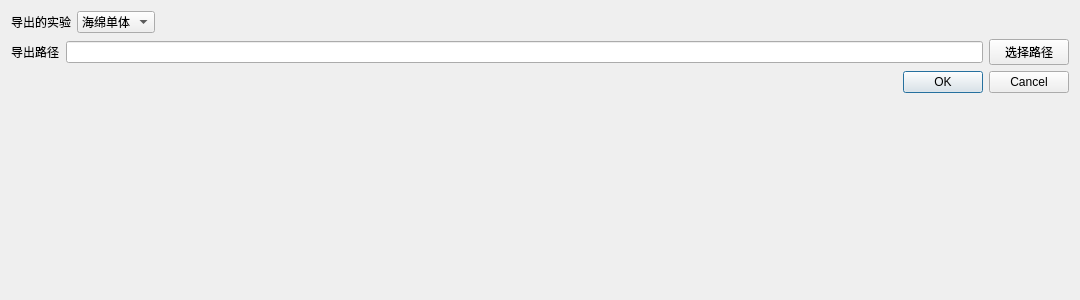
<?xml version="1.0" encoding="UTF-8"?>
<ui version="4.0">
 <class>Export</class>
 <widget class="QDialog" name="Export">
  <property name="geometry">
   <rect>
    <x>0</x>
    <y>0</y>
    <width>1080</width>
    <height>300</height>
   </rect>
  </property>
  <property name="windowTitle">
   <string>Dialog</string>
  </property>
  <layout class="QHBoxLayout" name="horizontalLayout_3">
   <item>
    <layout class="QVBoxLayout" name="verticalLayout">
     <item>
      <layout class="QHBoxLayout" name="horizontalLayout">
       <item>
        <widget class="QLabel" name="label">
         <property name="text">
          <string>导出的实验</string>
         </property>
        </widget>
       </item>
       <item>
        <widget class="QComboBox" name="comboBox_expr">
         <item>
          <property name="text">
           <string>海绵单体</string>
          </property>
         </item>
         <item>
          <property name="text">
           <string>面源斑块</string>
          </property>
         </item>
         <item>
          <property name="text">
           <string>海绵地块</string>
          </property>
         </item>
        </widget>
       </item>
       <item>
        <spacer name="horizontalSpacer">
         <property name="orientation">
          <enum>Qt::Horizontal</enum>
         </property>
         <property name="sizeHint" stdset="0">
          <size>
           <width>40</width>
           <height>20</height>
          </size>
         </property>
        </spacer>
       </item>
      </layout>
     </item>
     <item>
      <layout class="QHBoxLayout" name="horizontalLayout_2">
       <item>
        <widget class="QLabel" name="label_2">
         <property name="text">
          <string>导出路径</string>
         </property>
        </widget>
       </item>
       <item>
        <widget class="QLineEdit" name="lineEdit_filepath">
         <property name="placeholderText">
          <string/>
         </property>
        </widget>
       </item>
       <item>
        <widget class="QPushButton" name="pushButton_select_filepath">
         <property name="text">
          <string>选择路径</string>
         </property>
         <property name="default">
          <bool>false</bool>
         </property>
         <property name="flat">
          <bool>false</bool>
         </property>
        </widget>
       </item>
      </layout>
     </item>
     <item>
      <widget class="QDialogButtonBox" name="buttonBox">
       <property name="orientation">
        <enum>Qt::Horizontal</enum>
       </property>
       <property name="standardButtons">
        <set>QDialogButtonBox::Cancel|QDialogButtonBox::Ok</set>
       </property>
      </widget>
     </item>
     <item>
      <spacer name="verticalSpacer">
       <property name="orientation">
        <enum>Qt::Vertical</enum>
       </property>
       <property name="sizeHint" stdset="0">
        <size>
         <width>20</width>
         <height>40</height>
        </size>
       </property>
      </spacer>
     </item>
    </layout>
   </item>
  </layout>
 </widget>
 <resources/>
 <connections>
  <connection>
   <sender>buttonBox</sender>
   <signal>accepted()</signal>
   <receiver>Export</receiver>
   <slot>accept()</slot>
   <hints>
    <hint type="sourcelabel">
     <x>248</x>
     <y>254</y>
    </hint>
    <hint type="destinationlabel">
     <x>157</x>
     <y>274</y>
    </hint>
   </hints>
  </connection>
  <connection>
   <sender>buttonBox</sender>
   <signal>rejected()</signal>
   <receiver>Export</receiver>
   <slot>reject()</slot>
   <hints>
    <hint type="sourcelabel">
     <x>316</x>
     <y>260</y>
    </hint>
    <hint type="destinationlabel">
     <x>286</x>
     <y>274</y>
    </hint>
   </hints>
  </connection>
 </connections>
</ui>
